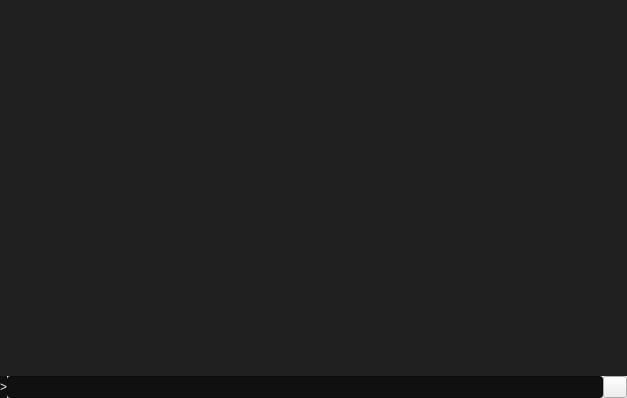
<?xml version="1.0" encoding="UTF-8"?>
<ui version="4.0">
 <class>ConsolePage</class>
 <widget class="QWidget" name="ConsolePage">
  <property name="geometry">
   <rect>
    <x>0</x>
    <y>0</y>
    <width>627</width>
    <height>398</height>
   </rect>
  </property>
  <property name="sizePolicy">
   <sizepolicy hsizetype="Expanding" vsizetype="Expanding">
    <horstretch>0</horstretch>
    <verstretch>0</verstretch>
   </sizepolicy>
  </property>
  <property name="windowTitle">
   <string>Sapience - Debug window</string>
  </property>
  <layout class="QGridLayout" name="gridLayout">
   <property name="leftMargin">
    <number>0</number>
   </property>
   <property name="topMargin">
    <number>0</number>
   </property>
   <property name="rightMargin">
    <number>0</number>
   </property>
   <property name="bottomMargin">
    <number>0</number>
   </property>
   <item row="0" column="0">
    <layout class="QVBoxLayout" name="verticalLayout">
     <property name="spacing">
      <number>0</number>
     </property>
     <item>
      <widget class="QTextEdit" name="messagesWidget">
       <property name="minimumSize">
        <size>
         <width>0</width>
         <height>100</height>
        </size>
       </property>
       <property name="styleSheet">
        <string notr="true">#messagesWidget { background-color: #202020; color: #ffffff; }</string>
       </property>
       <property name="frameShape">
        <enum>QFrame::NoFrame</enum>
       </property>
       <property name="frameShadow">
        <enum>QFrame::Plain</enum>
       </property>
       <property name="readOnly">
        <bool>true</bool>
       </property>
       <property name="tabKeyNavigation" stdset="0">
        <bool>false</bool>
       </property>
       <property name="columnCount" stdset="0">
        <number>2</number>
       </property>
      </widget>
     </item>
     <item>
      <layout class="QHBoxLayout" name="horizontalLayout_2">
       <property name="spacing">
        <number>0</number>
       </property>
       <item>
        <widget class="QLabel" name="label">
         <property name="styleSheet">
          <string notr="true">#label { background-color:#101010; color:#efefef; }</string>
         </property>
         <property name="text">
          <string notr="true">&gt;</string>
         </property>
        </widget>
       </item>
       <item>
        <widget class="QLineEdit" name="lineEdit">
         <property name="mouseTracking">
          <bool>false</bool>
         </property>
         <property name="styleSheet">
          <string notr="true">#lineEdit { background-color: #101010; color:#00CC00;}</string>
         </property>
        </widget>
       </item>
       <item>
        <widget class="QPushButton" name="clearButton">
         <property name="maximumSize">
          <size>
           <width>24</width>
           <height>24</height>
          </size>
         </property>
         <property name="toolTip">
          <string>Clear console</string>
         </property>
         <property name="text">
          <string/>
         </property>
         <property name="icon">
          <iconset resource="../bitcoin.qrc">
           <normaloff>:/icons/remove</normaloff>:/icons/remove</iconset>
         </property>
         <property name="shortcut">
          <string notr="true">Ctrl+L</string>
         </property>
         <property name="autoDefault">
          <bool>false</bool>
         </property>
        </widget>
       </item>
      </layout>
     </item>
    </layout>
   </item>
  </layout>
 </widget>
 <resources>
  <include location="../bitcoin.qrc"/>
 </resources>
 <connections/>
</ui>
